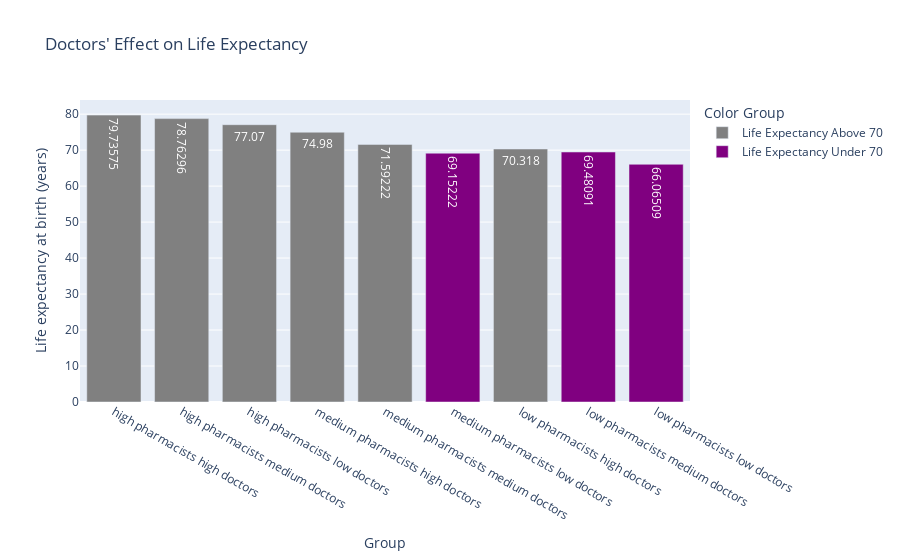

The notebook cell saved with this chart:
### Code cell
#Look for a pattern among the distribution of doctors and life expectancy
doctors = medicalDoctors.merge(nursingAndMidwife, on = ['Location', 'Period'], how = 'outer')
doctors = doctors.merge(Dentists, on = ['Location', 'Period'], how = 'outer')
doctors = doctors.merge(Pharmacists, on = ['Location', 'Period'], how = 'outer')


#Group doctors and pharmacists into categorical variables
doctors['RateDoctors'] = doctors['Medical doctors (per 10,000)'].apply( lambda rate: 'low' if rate < 20 else ('high' if rate > 30 else 'medium'))
doctors['RatePharmacists'] = doctors['Pharmacists  (per 10,000)'].apply( lambda rate: 'low' if rate < 2 else ('high' if rate >= 6 else 'medium'))

#Plot effect of doctors on life expectancy
lifeExpectancyAtBirth = lifeExpectancyAtBirth.loc[lifeExpectancyAtBirth['Dim1'] == 'Both sexes'] #Remove gendered classifiers
doctors_life = doctors.merge(lifeExpectancyAtBirth, on = ['Location', 'Period'], how = 'inner')

# Group by labels
doctors_life_mean = doctors_life.groupby(['RateDoctors', 'RatePharmacists'])['Life expectancy at birth (years)'].mean().reset_index()
doctors_life_mean['Group'] = (doctors_life_mean['RatePharmacists'] + ' pharmacists ' + doctors_life_mean['RateDoctors'] + ' doctors')

#Change colors so plot is easier to read
doctors_life_mean['Color Group'] = doctors_life_mean['Life expectancy at birth (years)'].apply(lambda x: 'Life Expectancy Under 70' if x < 70 
                                                                                               else 'Life Expectancy Above 70')
custom_colors = {'Life Expectancy Under 70': 'purple', 'Life Expectancy Above 70': 'gray'}

# Plot
fig = px.bar(doctors_life_mean, x='Group', y='Life expectancy at birth (years)', title=f"Doctors' Effect on Life Expectancy", category_orders={'Group': [
        'high pharmacists high doctors',
        'high pharmacists medium doctors',
        'high pharmacists low doctors',
        'medium pharmacists high doctors',
        'medium pharmacists medium doctors',
        'medium pharmacists low doctors',
        'low pharmacists high doctors',
        'low pharmacists medium doctors',
        'low pharmacists low doctors'
    ]}, color = 'Color Group', color_discrete_map=custom_colors, labels={'Life expectancy at birth (years)'}, text_auto=True)
fig.update_traces(textfont_color='white')
fig.show()

### Figure 1 — Plotly figure (JSON) as saved in the notebook; plotly's stock layout.template omitted (floating-point values rounded to 4 significant figures)
{"data": [{"alignmentgroup": "True", "hovertemplate": "Color Group=Life Expectancy Above 70<br>Group=%{x}<br>Life expectancy at birth (years)=%{y}<extra></extra>", "legendgroup": "Life Expectancy Above 70", "marker": {"color": "gray", "pattern": {"shape": ""}}, "name": "Life Expectancy Above 70", "offsetgroup": "Life Expectancy Above 70", "orientation": "v", "showlegend": true, "textfont": {"color": "white"}, "textposition": "auto", "texttemplate": "%{y}", "type": "bar", "x": ["high pharmacists high doctors", "low pharmacists high doctors", "medium pharmacists high doctors", "high pharmacists low doctors", "high pharmacists medium doctors", "medium pharmacists medium doctors"], "xaxis": "x", "y": [79.74, 70.32, 74.98, 77.07, 78.76, 71.59], "yaxis": "y"}, {"alignmentgroup": "True", "hovertemplate": "Color Group=Life Expectancy Under 70<br>Group=%{x}<br>Life expectancy at birth (years)=%{y}<extra></extra>", "legendgroup": "Life Expectancy Under 70", "marker": {"color": "purple", "pattern": {"shape": ""}}, "name": "Life Expectancy Under 70", "offsetgroup": "Life Expectancy Under 70", "orientation": "v", "showlegend": true, "textfont": {"color": "white"}, "textposition": "auto", "texttemplate": "%{y}", "type": "bar", "x": ["low pharmacists low doctors", "medium pharmacists low doctors", "low pharmacists medium doctors"], "xaxis": "x", "y": [66.07, 69.15, 69.48], "yaxis": "y"}], "layout": {"barmode": "relative", "legend": {"title": {"text": "Color Group"}, "tracegroupgap": 0}, "title": {"text": "Doctors' Effect on Life Expectancy"}, "xaxis": {"anchor": "y", "categoryarray": ["high pharmacists high doctors", "high pharmacists medium doctors", "high pharmacists low doctors", "medium pharmacists high doctors", "medium pharmacists medium doctors", "medium pharmacists low doctors", "low pharmacists high doctors", "low pharmacists medium doctors", "low pharmacists low doctors"], "categoryorder": "array", "domain": [0, 1], "title": {"text": "Group"}}, "yaxis": {"anchor": "x", "domain": [0, 1], "title": {"text": "Life expectancy at birth (years)"}}}}
